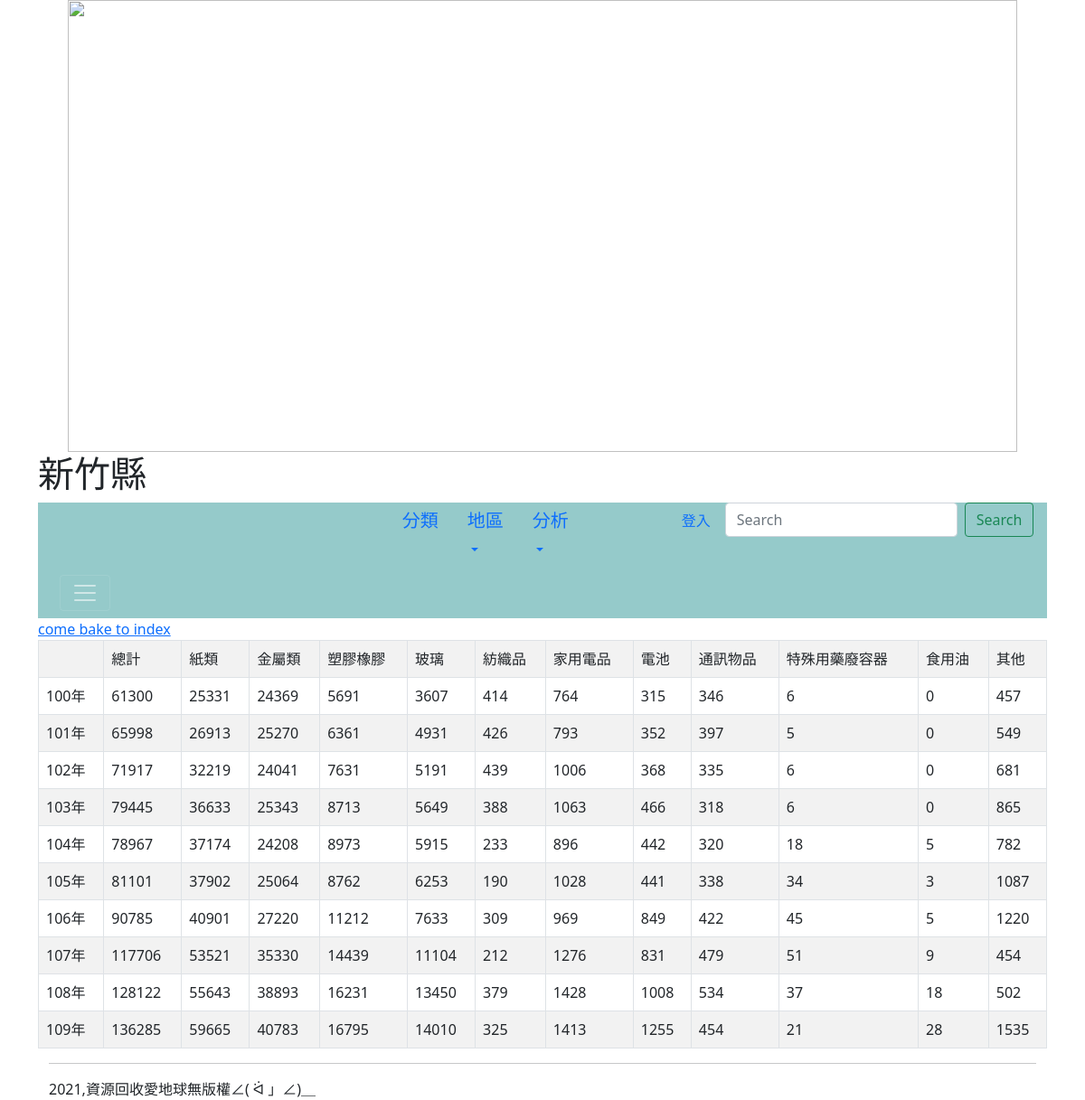
Page /hsinchuc/ on the committed database.
### mysite/models.py (models this page shows, shortened)
class Type(models.Model):
	年度 = models.CharField(max_length=200)
	地區 =models.CharField(max_length=200)
	總計 = models.PositiveIntegerField(default=0)
	紙類 = models.PositiveIntegerField(default=0)
	金屬類 = models.PositiveIntegerField(default=0)
	塑膠橡膠= models.PositiveIntegerField(default=0)
	玻璃 = models.PositiveIntegerField(default=0)
	紡織品 = models.PositiveIntegerField(default=0)
	家用電品 = models.PositiveIntegerField(default=0)
	電池 = models.PositiveIntegerField(default=0)
	通訊物品 = models.PositiveIntegerField(default=0)
	特殊用藥廢容器 = models.PositiveIntegerField(default=0)
	食用油 = models.PositiveIntegerField(default=0)
	其他 = models.PositiveIntegerField(default=0)

### mysite/views.py (the view)
# urls.py: path('hsinchuc/',hsinchuc),
def hsinchuc(request):
	types=Type.objects.all()
	types7=Type.objects.filter(地區="新竹縣")
	return render(request, "hsinchuc.html", locals())

### templates/hsinchuc.html (shortened to what this page needs)
{% extends "base.html" %}
{% block headmessage %} <h1>新竹縣</h1> {% endblock %}
{% block content %}
<a href="/">come bake to index</a><br>
<table class='table table-striped table-bordered'>
	<tr>
		<td>     </td>
		<td>總計</td>
		<td>紙類</td>
		<td>金屬類</td>
		<td>塑膠橡膠</td>
		<td>玻璃</td>
		<td>紡織品</td>
		<td>家用電品</td>
		<td>電池</td>
		<td>通訊物品</td>
		<td>特殊用藥廢容器</td>
		<td>食用油</td>
		<td>其他</td>
	</tr>
	{% for type in types7 %}
	<tr>
		<td>{{ type.年度 }}</td>
		<td>{{ type.總計 }}</td>
		<td>{{ type.紙類 }}</td>
		<td>{{ type.金屬類 }}</td>
		<td>{{ type.塑膠橡膠 }}</td>
		<td>{{ type.玻璃 }}</td>
		<td>{{ type.紡織品 }}</td>
		<td>{{ type.家用電品 }}</td>
		<td>{{ type.電池 }}</td>
		<td>{{ type.通訊物品 }}</td>
		<td>{{ type.特殊用藥廢容器 }}</td>
		<td>{{ type.食用油 }}</td>
		<td>{{ type.其他 }}</td>
	</tr>
	{% endfor %}
</table>
{% endblock %}

### rows in the picture
Type: 年度 "100年", 總計 "61300", 紙類 "25331", 金屬類 "24369", 塑膠橡膠 "5691", 玻璃 "3607", 紡織品 "414", 家用電品 "764", 電池 "315", 通訊物品 "346", 特殊用藥廢容器 "6", 食用油 "0", 其他 "457"
Type: 年度 "101年", 總計 "65998", 紙類 "26913", 金屬類 "25270", 塑膠橡膠 "6361", 玻璃 "4931", 紡織品 "426", 家用電品 "793", 電池 "352", 通訊物品 "397", 特殊用藥廢容器 "5", 食用油 "0", 其他 "549"
Type: 年度 "102年", 總計 "71917", 紙類 "32219", 金屬類 "24041", 塑膠橡膠 "7631", 玻璃 "5191", 紡織品 "439", 家用電品 "1006", 電池 "368", 通訊物品 "335", 特殊用藥廢容器 "6", 食用油 "0", 其他 "681"
Type: 年度 "103年", 總計 "79445", 紙類 "36633", 金屬類 "25343", 塑膠橡膠 "8713", 玻璃 "5649", 紡織品 "388", 家用電品 "1063", 電池 "466", 通訊物品 "318", 特殊用藥廢容器 "6", 食用油 "0", 其他 "865"
Type: 年度 "104年", 總計 "78967", 紙類 "37174", 金屬類 "24208", 塑膠橡膠 "8973", 玻璃 "5915", 紡織品 "233", 家用電品 "896", 電池 "442", 通訊物品 "320", 特殊用藥廢容器 "18", 食用油 "5", 其他 "782"
Type: 年度 "105年", 總計 "81101", 紙類 "37902", 金屬類 "25064", 塑膠橡膠 "8762", 玻璃 "6253", 紡織品 "190", 家用電品 "1028", 電池 "441", 通訊物品 "338", 特殊用藥廢容器 "34", 食用油 "3", 其他 "1087"
Type: 年度 "106年", 總計 "90785", 紙類 "40901", 金屬類 "27220", 塑膠橡膠 "11212", 玻璃 "7633", 紡織品 "309", 家用電品 "969", 電池 "849", 通訊物品 "422", 特殊用藥廢容器 "45", 食用油 "5", 其他 "1220"
Type: 年度 "107年", 總計 "117706", 紙類 "53521", 金屬類 "35330", 塑膠橡膠 "14439", 玻璃 "11104", 紡織品 "212", 家用電品 "1276", 電池 "831", 通訊物品 "479", 特殊用藥廢容器 "51", 食用油 "9", 其他 "454"
Type: 年度 "108年", 總計 "128122", 紙類 "55643", 金屬類 "38893", 塑膠橡膠 "16231", 玻璃 "13450", 紡織品 "379", 家用電品 "1428", 電池 "1008", 通訊物品 "534", 特殊用藥廢容器 "37", 食用油 "18", 其他 "502"
Type: 年度 "109年", 總計 "136285", 紙類 "59665", 金屬類 "40783", 塑膠橡膠 "16795", 玻璃 "14010", 紡織品 "325", 家用電品 "1413", 電池 "1255", 通訊物品 "454", 特殊用藥廢容器 "21", 食用油 "28", 其他 "1535"
